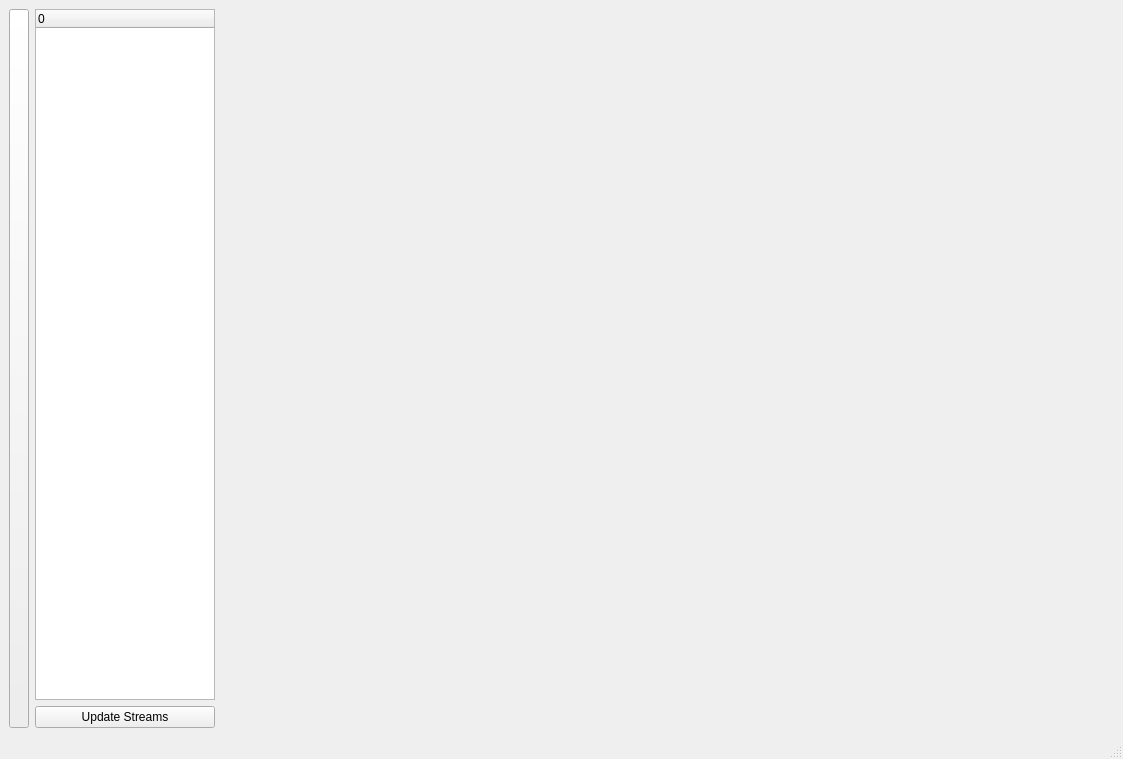
<?xml version="1.0" encoding="UTF-8"?>
<ui version="4.0">
 <class>MainWindow</class>
 <widget class="QMainWindow" name="MainWindow">
  <property name="geometry">
   <rect>
    <x>0</x>
    <y>0</y>
    <width>1123</width>
    <height>759</height>
   </rect>
  </property>
  <property name="windowTitle">
   <string>MainWindow</string>
  </property>
  <widget class="QWidget" name="centralwidget">
   <layout class="QGridLayout" name="gridLayout">
    <item row="0" column="0" rowspan="2">
     <widget class="QPushButton" name="toggleButton">
      <property name="sizePolicy">
       <sizepolicy hsizetype="Fixed" vsizetype="Expanding">
        <horstretch>0</horstretch>
        <verstretch>0</verstretch>
       </sizepolicy>
      </property>
      <property name="maximumSize">
       <size>
        <width>20</width>
        <height>16777215</height>
       </size>
      </property>
      <property name="text">
       <string/>
      </property>
     </widget>
    </item>
    <item row="0" column="1">
     <widget class="QTreeWidget" name="treeWidget">
      <property name="sizePolicy">
       <sizepolicy hsizetype="Fixed" vsizetype="Expanding">
        <horstretch>0</horstretch>
        <verstretch>0</verstretch>
       </sizepolicy>
      </property>
      <property name="maximumSize">
       <size>
        <width>180</width>
        <height>16777215</height>
       </size>
      </property>
      <column>
       <property name="text">
        <string notr="true">0</string>
       </property>
      </column>
     </widget>
    </item>
    <item row="0" column="2" rowspan="2">
     <widget class="PaintWidget" name="widget" native="true"/>
    </item>
    <item row="1" column="1">
     <widget class="QPushButton" name="updateButton">
      <property name="text">
       <string>Update Streams</string>
      </property>
     </widget>
    </item>
   </layout>
  </widget>
  <widget class="QMenuBar" name="menubar">
   <property name="geometry">
    <rect>
     <x>0</x>
     <y>0</y>
     <width>1123</width>
     <height>26</height>
    </rect>
   </property>
  </widget>
  <widget class="QStatusBar" name="statusbar"/>
 </widget>
 <customwidgets>
  <customwidget>
   <class>PaintWidget</class>
   <extends>QWidget</extends>
   <header>paintwidget.h</header>
   <container>1</container>
  </customwidget>
 </customwidgets>
 <resources/>
 <connections/>
</ui>
